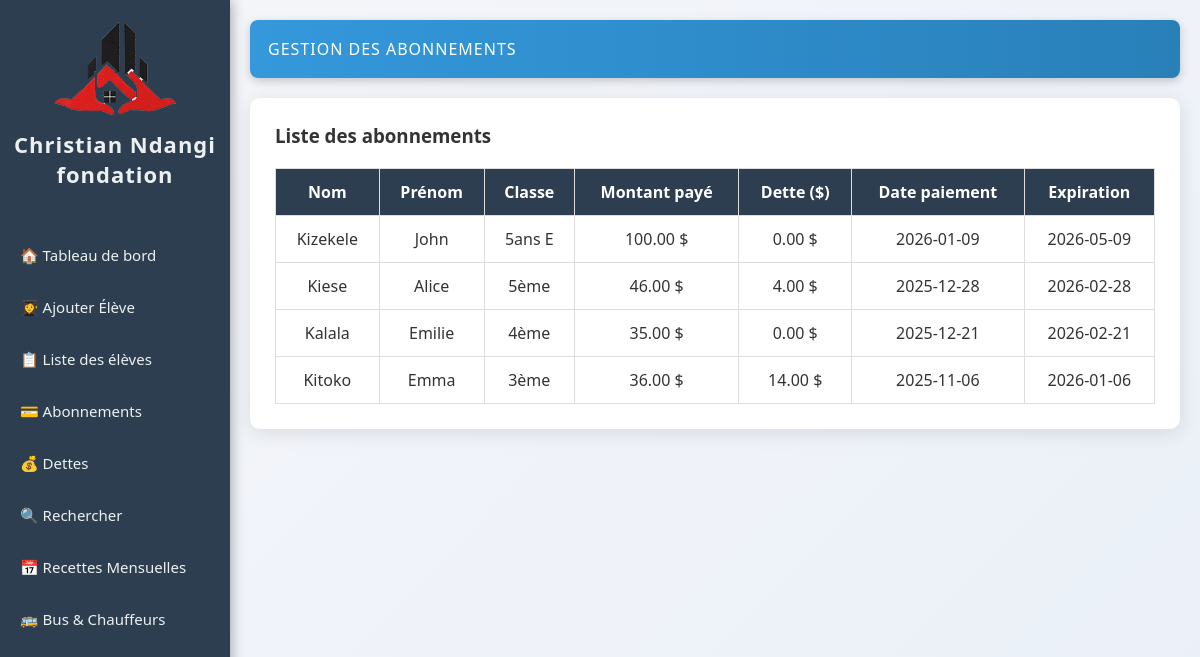
Page /.history/gerer_abonnement_20251112124822.php on the committed database.
### tables this page shows
CREATE TABLE `abonnements` (
  `id` int(11) NOT NULL AUTO_INCREMENT,
  `eleve_id` int(11) NOT NULL,
  `montant` decimal(10,2) NOT NULL,
  `date_paiement` date NOT NULL,
  `date_expiration` date NOT NULL,
  `dette` decimal(10,2) DEFAULT 0.00,
  PRIMARY KEY (`id`),
  KEY `eleve_id` (`eleve_id`),
  CONSTRAINT `abonnements_ibfk_1` FOREIGN KEY (`eleve_id`) REFERENCES `eleves` (`id`) ON DELETE CASCADE
);

CREATE TABLE `eleves` (
  `id` int(11) NOT NULL AUTO_INCREMENT,
  `nom` varchar(50) NOT NULL,
  `postnom` varchar(50) DEFAULT NULL,
  `prenom` varchar(50) NOT NULL,
  `avenue` varchar(100) DEFAULT NULL,
  `quartier` enum('Salongo','Gombele','Madrendele') DEFAULT NULL,
  `commune` enum('Lemba','Matete','Ngaba') DEFAULT NULL,
  `ecole` varchar(100) DEFAULT NULL,
  `cycle` enum('Maternelle','Primaire','Secondaire','Humanité') DEFAULT NULL,
  `classe` varchar(50) DEFAULT NULL,
  `age` int(11) DEFAULT NULL,
  `sexe` enum('M','F') DEFAULT NULL,
  `point_arret` enum('Kamutsha','Kilidja','Garage','Igota Nzambi','Musudja','Station Salongo','Route ByPass','Route Biangana') DEFAULT NULL,
  `parent_nom` varchar(100) DEFAULT NULL,
  `parent_tel` varchar(10) DEFAULT NULL,
  `date_ajout` datetime DEFAULT current_timestamp(),
  PRIMARY KEY (`id`)
);

### .history/gerer_abonnement_20251112124822.php (the view, shortened to what this page needs)
<?php
require 'db/database.php';
$abonnements = [];
$stmt = $pdo->query("
    SELECT a.*, e.nom, e.prenom, e.classe
    FROM abonnements a
    JOIN eleves e ON a.eleve_id = e.id
    ORDER BY a.date_paiement DESC
");
if($stmt){
    $abonnements = $stmt->fetchAll(PDO::FETCH_ASSOC);
}
?>
<!DOCTYPE html>
<html>
<head>
    <link rel="stylesheet" href="css/style.css">
</head>
<body>
<?php include 'sidebar.php'; ?>
<div class="main-content">
    <header>Gestion des abonnements</header>
    <div class="container">
        <h3>Liste des abonnements</h3>
        <?php if(!empty($abonnements)): ?>
        <table>
        <tr>
            <th>Nom</th>
            <th>Prénom</th>
            <th>Classe</th>
            <th>Montant payé</th>
            <th>Dette ($)</th>
            <th>Date paiement</th>
            <th>Expiration</th>
        </tr>
        <?php foreach($abonnements as $a): ?>
        <tr>
            <td><?= htmlspecialchars($a['nom']) ?></td>
            <td><?= htmlspecialchars($a['prenom']) ?></td>
            <td><?= htmlspecialchars($a['classe']) ?></td>
            <td><?= htmlspecialchars($a['montant']) ?> $</td>
            <td><?= htmlspecialchars($a['dette']) ?> $</td>
            <td><?= htmlspecialchars($a['date_paiement']) ?></td>
            <td><?= htmlspecialchars($a['date_expiration']) ?></td>
        </tr>
        <?php endforeach; ?>
        </table>
        <?php else: ?>
        <p>Aucun abonnement enregistré.</p>
        <?php endif; ?>
    </div>
</div>
</body>
</html>

### css/style.css (style rules this page uses)
* { box-sizing: border-box; margin: 0; padding: 0; transition: all 0.3s ease-in-out; }
body { font-family: "Segoe UI", Arial, sans-serif; background: linear-gradient(135deg, #f5f6fa 0%, #eaf0f8 100%); display: flex; min-height: 100vh; color: #333; overflow-x: hidden; }
.main-content { margin-left: 230px; width: calc(100% - 230px); padding: 20px; animation: fadeIn 0.6s ease-in-out; }
header { background: linear-gradient(90deg, #3498db, #2980b9); color: white; padding: 18px; border-radius: 8px; margin-bottom: 20px; box-shadow: 0 3px 10px rgba(0,0,0,0.2); text-transform: uppercase; letter-spacing: 1px; }
table { width: 100%; border-collapse: collapse; margin-top: 20px; animation: fadeIn 0.6s ease; }
table, th, td { border: 1px solid #ddd; transition: all 0.3s ease; }
th, td { padding: 12px; text-align: center; transition: background 0.3s, transform 0.3s; }
th { background-color: #2c3e50; color: white; }
.container { background: #fff; border-radius: 10px; padding: 25px; box-shadow: 0 4px 20px rgba(0,0,0,0.1); animation: slideUp 0.6s ease; }

### rows in the picture
abonnements: eleve.nom "Kizekele", eleve.prenom "John", eleve.classe "5ans E", montant "100.00", dette "0.00", date_paiement "2026-01-09", date_expiration "2026-05-09"
abonnements: eleve.nom "Kiese", eleve.prenom "Alice", eleve.classe "5ème", montant "46.00", dette "4.00", date_paiement "2025-12-28", date_expiration "2026-02-28"
abonnements: eleve.nom "Kalala", eleve.prenom "Emilie", eleve.classe "4ème", montant "35.00", dette "0.00", date_paiement "2025-12-21", date_expiration "2026-02-21"
abonnements: eleve.nom "Kitoko", eleve.prenom "Emma", eleve.classe "3ème", montant "36.00", dette "14.00", date_paiement "2025-11-06", date_expiration "2026-01-06"
